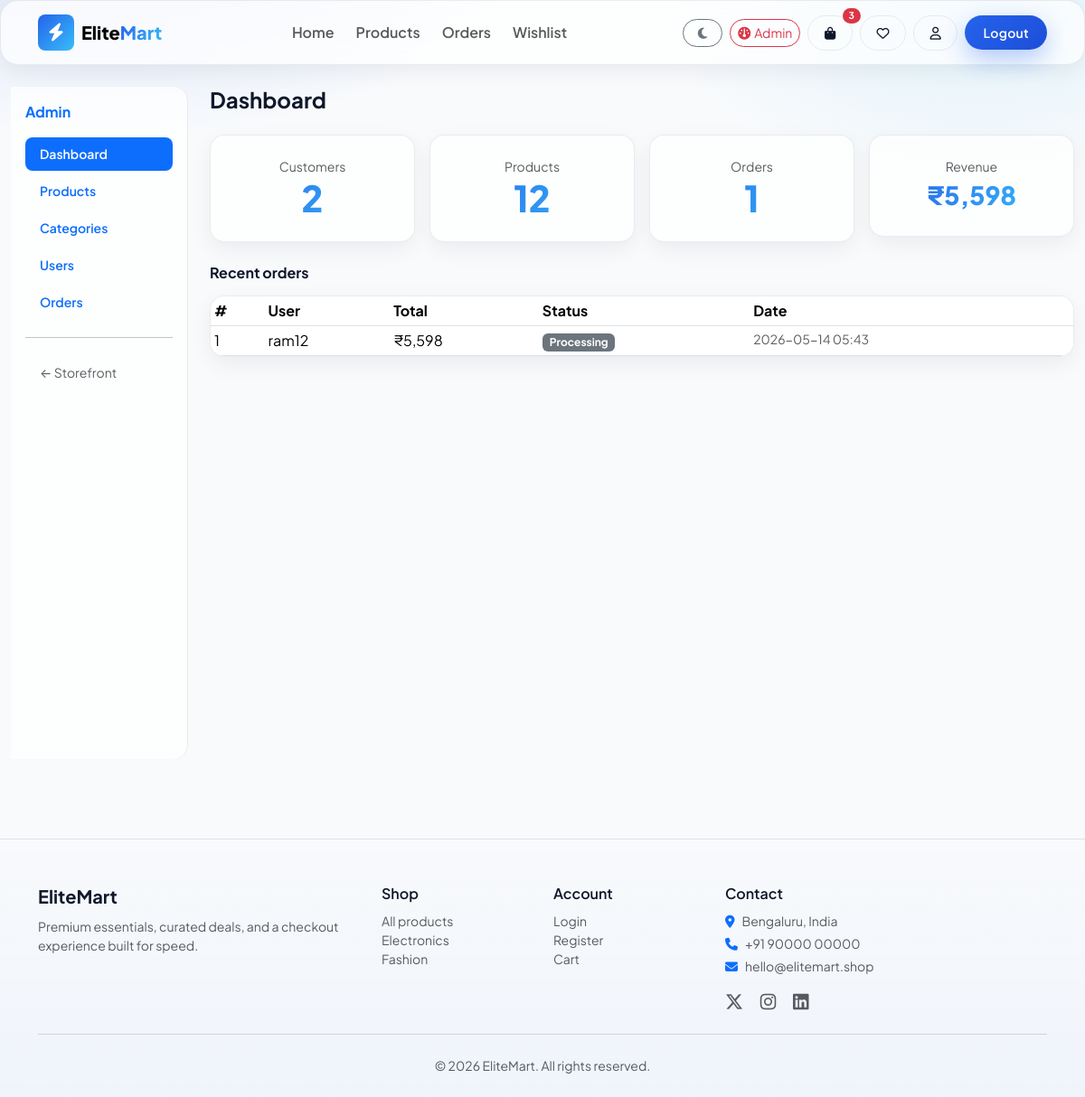
Page /admin (signed in) on the earlier database version.
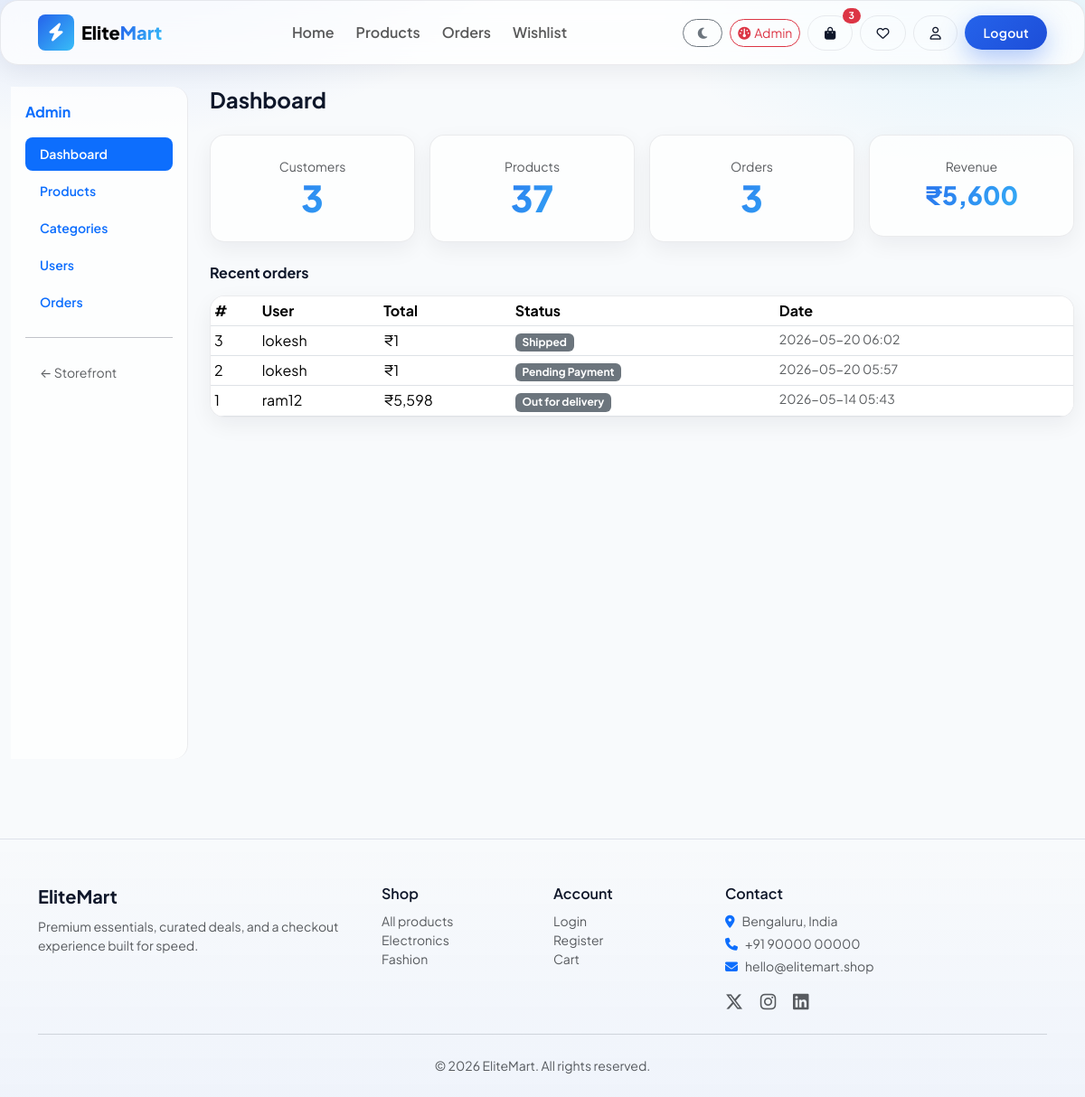
Same page on the later database version.
### tables this page shows
CREATE TABLE orders (
            id INTEGER PRIMARY KEY AUTOINCREMENT,
            user_id INTEGER NOT NULL REFERENCES users(id),
            total REAL NOT NULL,
            status TEXT NOT NULL DEFAULT 'Processing',
            payment_method TEXT,
            shipping_snapshot TEXT,
            created_at TEXT DEFAULT (datetime('now'))
        , payment_id TEXT, razorpay_order_id TEXT, payment_status TEXT DEFAULT 'Pending');

CREATE TABLE users (
            id INTEGER PRIMARY KEY AUTOINCREMENT,
            username TEXT NOT NULL UNIQUE,
            email TEXT NOT NULL UNIQUE,
            password_hash TEXT NOT NULL,
            full_name TEXT,
            phone TEXT,
            is_admin INTEGER DEFAULT 0,
            theme_pref TEXT DEFAULT 'light',
            created_at TEXT DEFAULT (datetime('now'))
        );

### app.py (the view)
@app.route("/admin")
@admin_required
def admin_dashboard():
    stats = {
        "users": query_one("SELECT COUNT(*) AS n FROM users WHERE is_admin = 0")[
            "n"
        ],
        "products": query_one("SELECT COUNT(*) AS n FROM products")["n"],
        "orders": query_one("SELECT COUNT(*) AS n FROM orders")["n"],
        "revenue": query_one("SELECT COALESCE(SUM(total),0) AS s FROM orders")["s"],
    }
    recent = query_all(
        """SELECT o.*, u.username FROM orders o
           JOIN users u ON u.id = o.user_id ORDER BY o.created_at DESC LIMIT 8"""
    )
    return render_template("admin/dashboard.html", stats=stats, recent_orders=recent)

### app.py (called while the page is built)
def get_db():
    if "db" not in g:
        g.db = sqlite3.connect(DATABASE)
        g.db.row_factory = sqlite3.Row
    return g.db

def query_one(sql, args=()):
    return get_db().execute(sql, args).fetchone()

def query_all(sql, args=()):
    return get_db().execute(sql, args).fetchall()

def current_user_id():
    return session.get("user_id")

def admin_required(f):
    @wraps(f)
    def wrapped(*args, **kwargs):
        uid = current_user_id()
        if not uid:
            flash("Admin sign in required.", "warning")
            return redirect(url_for("admin_login"))
        row = query_one("SELECT is_admin FROM users WHERE id = ?", (uid,))
        if not row or not row["is_admin"]:
            flash("Access denied.", "danger")
            return redirect(url_for("index"))
        return f(*args, **kwargs)
    return wrapped

### templates/admin/dashboard.html
{% extends "admin/layout.html" %}
{% block admin_content %}
<h1 class="h4 fw-bold mb-4">Dashboard</h1>
<div class="row g-3 mb-4">
  <div class="col-6 col-md-3">
    <div class="glass p-4 rounded-4 text-center">
      <div class="text-muted small">Customers</div>
      <div class="display-6 fw-extrabold text-gradient">{{ stats.users }}</div>
    </div>
  </div>
  <div class="col-6 col-md-3">
    <div class="glass p-4 rounded-4 text-center">
      <div class="text-muted small">Products</div>
      <div class="display-6 fw-extrabold text-gradient">{{ stats.products }}</div>
    </div>
  </div>
  <div class="col-6 col-md-3">
    <div class="glass p-4 rounded-4 text-center">
      <div class="text-muted small">Orders</div>
      <div class="display-6 fw-extrabold text-gradient">{{ stats.orders }}</div>
    </div>
  </div>
  <div class="col-6 col-md-3">
    <div class="glass p-4 rounded-4 text-center">
      <div class="text-muted small">Revenue</div>
      <div class="fs-3 fw-extrabold text-gradient">₹{{ '{:,.0f}'.format(stats.revenue) }}</div>
    </div>
  </div>
</div>
<h2 class="h6 fw-bold mb-3">Recent orders</h2>
<div class="table-responsive glass rounded-4">
  <table class="table table-sm mb-0">
    <thead><tr><th>#</th><th>User</th><th>Total</th><th>Status</th><th>Date</th></tr></thead>
    <tbody>
      {% for o in recent_orders %}
      <tr>
        <td>{{ o.id }}</td>
        <td>{{ o.username }}</td>
        <td>₹{{ '{:,.0f}'.format(o.total) }}</td>
        <td><span class="badge bg-secondary">{{ o.status }}</span></td>
        <td class="small text-muted">{{ o.created_at[:16] if o.created_at else '' }}</td>
      </tr>
      {% else %}
      <tr><td colspan="5" class="text-muted text-center py-4">No orders yet.</td></tr>
      {% endfor %}
    </tbody>
  </table>
</div>
{% endblock %}

Differences in the rows shown:
added orders: id "3", username "lokesh", total "1", status "Shipped", created_at "2026-05-20 06:02"
added orders: id "2", username "lokesh", total "1", status "Pending Payment", created_at "2026-05-20 05:57"
changed orders "ram12": status "Processing" → "Out for delivery"
